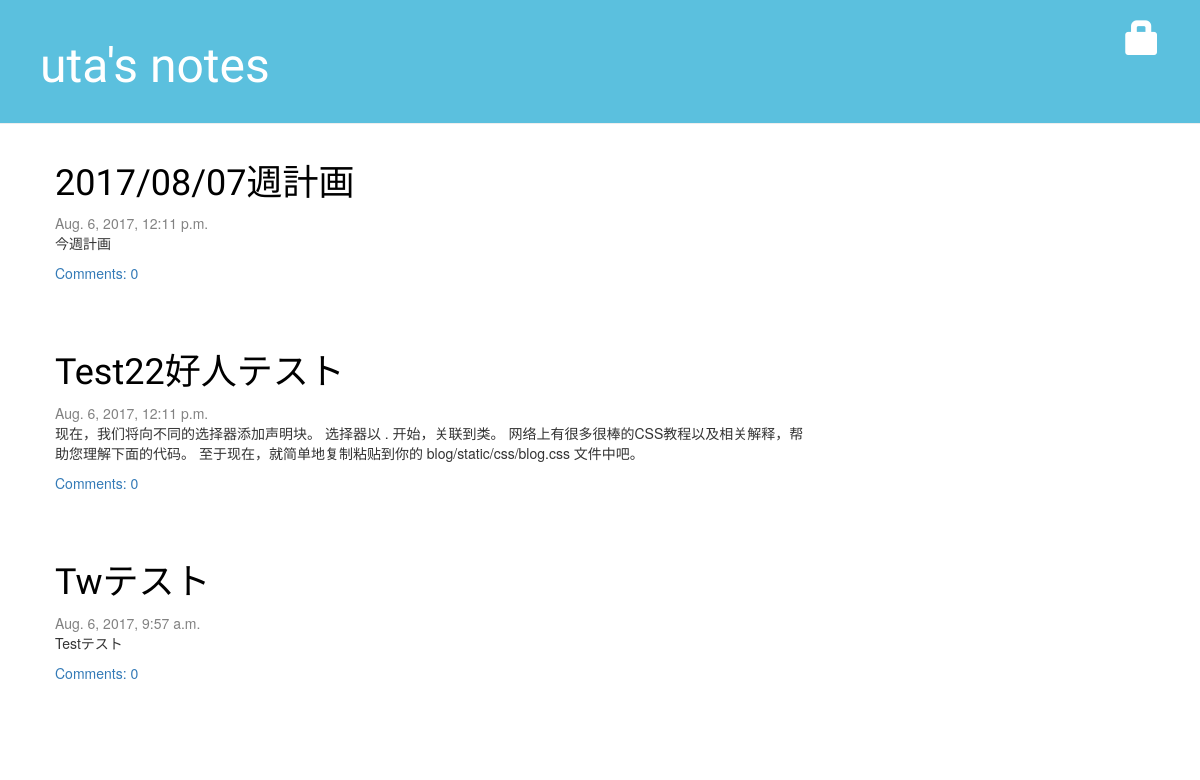
/, run on an earlier commit of the app's database.
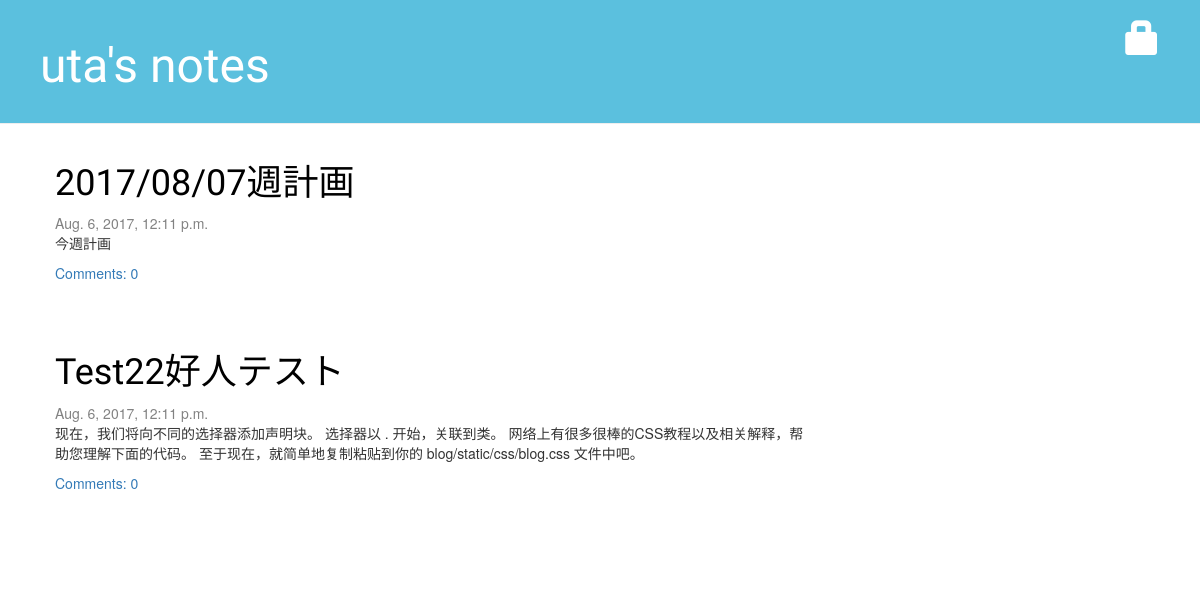
And on a later commit of the database.
### blog/models.py (models this page shows, shortened)
class Post(models.Model):
    author = models.ForeignKey('auth.User')
    title = models.CharField(max_length=200)
    text = models.TextField()
    created_date = models.DateTimeField(
            default=timezone.now)
    published_date = models.DateTimeField(
            blank=True, null=True)
    def __str__(self):
        return self.title

### blog/views.py (the view)
# urls.py: url(r'^$', views.post_list, name='post_list'),
def post_list(request):
    posts = Post.objects.filter(published_date__lte=timezone.now()).order_by('-published_date')
    print(posts)
    return render(request, 'blog/post_list.html', {'posts': posts})

### blog/templates/blog/post_list.html
{% extends 'blog/base.html' %}
{% block content %}
    {% for post in posts %}
        <div class="post">
            <h1><a href="{% url 'post_detail' pk=post.pk %}">{{ post.title }}</a></h1>
            <div class="date">
                {{ post.published_date }}
            </div>
            <br/>
            <p>{{ post.text|linebreaksbr }}</p>
            <a href="{% url 'post_detail' pk=post.pk %}">Comments: {{ post.comments.count}}</a>
        </div>
    {% endfor %}
{% endblock content %}

### blog/templates/blog/base.html (shortened to what this page needs)
{% load staticfiles %}
<html>
    <head>
      <link rel="stylesheet" href="//maxcdn.bootstrapcdn.com/bootstrap/3.2.0/css/bootstrap.min.css">
      <link rel="stylesheet" href="//maxcdn.bootstrapcdn.com/bootstrap/3.2.0/css/bootstrap-theme.min.css">
      <link rel="stylesheet" href="{% static 'css/blog.css' %}">
    </head>
    <body>
      <div class="page-header">
           {% if user.is_authenticated %}
        <a href="{% url 'post_new' %}" class="top-menu"><span class="glyphicon glyphicon-plus"></span></a>
        <a href="{% url 'post_draft_list' %}" class="top-menu"><span class="glyphicon glyphicon-edit"></span></a>
        <p class="top-menu">Hello {{ user.username }} <small>(<a href="{% url 'logout' %}">Log out</a>)</small></p>
    {% else %}
        <a href="{% url 'login' %}" class="top-menu"><span class="glyphicon glyphicon-lock"></span></a>
    {% endif %}
            <h1><a href="/">uta's notes</a></h1>
      </div>
      <div class="content container">
        <div class="row">
            <div class="col-md-8">
                {% block content %}
                {% endblock %}
            </div>
        </div>
      </div>
    </body>
</html>

### blog/static/css/blog.css (style rules this page uses)
.page-header { background-color: #5bc0de; margin-top: 0; padding: 20px 20px 20px 40px; }
.page-header h1, .page-header h1 a, .page-header h1 a:visited, .page-header h1 a:active { color: #ffffff; font-size: 36pt; text-decoration: none; }
.content { margin-left: 40px; }
h1, h2, h3, h4 { font-family: 'Lobster', cursive; }
.date { float: left; color: #828282; }
.top-menu, .top-menu:hover, .top-menu:visited { color: #ffffff; float: right; font-size: 26pt; margin-right: 20px; }
.post { margin-bottom: 70px; }
.post h1 a, .post h1 a:visited { color: #000000; }

What changed in the data, as far as the page shows it:
removed Post: title "Twテスト", published_date "Aug. 6, 2017, 9:57 a.m.", text "Testテスト", comments.count "0"
